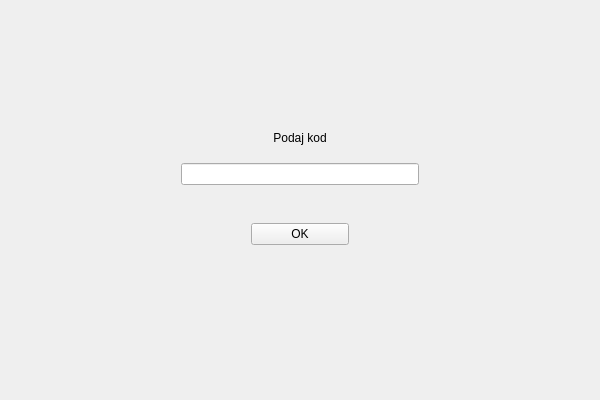
<?xml version="1.0" encoding="UTF-8"?>
<ui version="4.0">
 <class>wJoin</class>
 <widget class="QWidget" name="wJoin">
  <property name="geometry">
   <rect>
    <x>0</x>
    <y>0</y>
    <width>600</width>
    <height>400</height>
   </rect>
  </property>
  <property name="minimumSize">
   <size>
    <width>600</width>
    <height>400</height>
   </size>
  </property>
  <property name="maximumSize">
   <size>
    <width>1200</width>
    <height>800</height>
   </size>
  </property>
  <property name="windowTitle">
   <string>Łachut</string>
  </property>
  <layout class="QHBoxLayout" name="horizontalLayout_2">
   <item>
    <layout class="QHBoxLayout" name="horizontalLayout">
     <item>
      <layout class="QVBoxLayout" name="verticalLayout_4">
       <item>
        <layout class="QFormLayout" name="formLayout_2">
         <property name="verticalSpacing">
          <number>18</number>
         </property>
         <property name="leftMargin">
          <number>170</number>
         </property>
         <property name="topMargin">
          <number>120</number>
         </property>
         <property name="rightMargin">
          <number>170</number>
         </property>
         <item row="0" column="0" colspan="2">
          <widget class="QLabel" name="label_2">
           <property name="text">
            <string>Podaj kod</string>
           </property>
           <property name="alignment">
            <set>Qt::AlignmentFlag::AlignCenter</set>
           </property>
          </widget>
         </item>
         <item row="1" column="0" colspan="2">
          <widget class="QLineEdit" name="codeInput">
           <property name="minimumSize">
            <size>
             <width>0</width>
             <height>0</height>
            </size>
           </property>
          </widget>
         </item>
         <item row="2" column="0" colspan="2">
          <layout class="QVBoxLayout" name="verticalLayout_5">
           <property name="leftMargin">
            <number>70</number>
           </property>
           <property name="topMargin">
            <number>20</number>
           </property>
           <property name="rightMargin">
            <number>70</number>
           </property>
           <property name="bottomMargin">
            <number>0</number>
           </property>
           <item>
            <widget class="QPushButton" name="codeBtn">
             <property name="text">
              <string>OK</string>
             </property>
            </widget>
           </item>
          </layout>
         </item>
        </layout>
       </item>
      </layout>
     </item>
    </layout>
   </item>
  </layout>
 </widget>
 <resources/>
 <connections/>
</ui>
